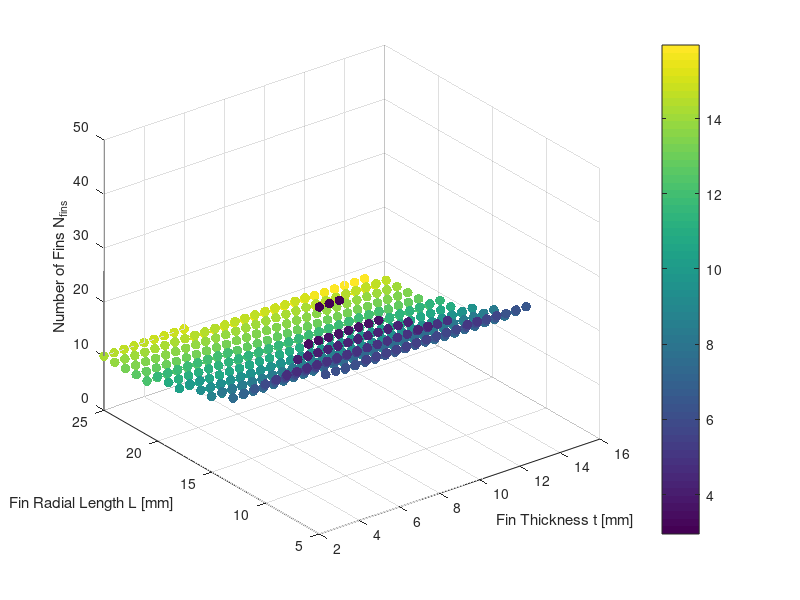

The MATLAB script that drew this image: (Note: this script raises an error after producing the figure.)
%% Forced Convection Fin Heat Rejection — Motor Cooling Design
%
%  Additional Given Parameters (beyond Problem 2)
%  -----------------------------------------------------------------------
%  Subsystem      | Quantity                        | Symbol      | Value
%  -----------------------------------------------------------------------
%  Flow           | Free-stream velocity            | U_inf       | 10 m/s
%  Air at T_f     | Density                         | rho_fluid   | 1.127 kg/m^3
%  Air at T_f     | Dynamic viscosity               | mu_fluid    | 1.96e-5 Pa*s
%  Air at T_f     | Thermal conductivity            | k_fluid     | 0.028 W/(m*K)
%  Air at T_f     | Specific heat                   | c_p_fluid   | 1007 J/(kg*K)
%  -----------------------------------------------------------------------
%
%  All other parameters identical to Problem 2:
%  -----------------------------------------------------------------------
%  Heat load      | Motor input power               | P_motor     | 2000 W
%  Heat load      | Motor efficiency                | eta_motor   | 0.94
%  Heat load      | Required heat rejection         | q_required  | 120 W
%  Temperatures   | Base temperature                | T_b         | 80 °C
%  Temperatures   | Ambient air temperature         | T_inf       | 20 °C
%  Material       | Fin thermal conductivity (Al)   | k_fin       | 200 W/(m*K)
%  Geometry       | Motor outer diameter            | D           | 0.15 m
%  Geometry       | Motor axial length (= fin width)| w           | 0.15 m
%  Constraint     | Minimum fin spacing             | s_min       | 0.008 m
%  Search         | Fin thickness range             | t_range     | 0.002:0.0005:0.015 m
%  Search         | Fin radial length range         | L_range     | 0.005:0.001:0.025 m
%  -----------------------------------------------------------------------
%
%  Forced Convection Equations (F1-F5, evaluated once before sweep)
%  -----------------------------------------------------------------------
%  F1  | Film temperature                          | T_f = (T_b + T_inf) / 2
%  F2  | Reynolds number                           | Re_w = (rho_fluid * U_inf * w) / mu_fluid
%  F3  | Prandtl number                            | Pr = (c_p_fluid * mu_fluid) / k_fluid
%  F4a | Nusselt (laminar, Re_w <= 5e5)            | Nu_w = 0.664 * Re_w^(1/2) * Pr^(1/3)
%  F4b | Nusselt (turbulent w/ laminar LE, Re_w>5e5)| Nu_w = (0.037*Re_w^0.8 - 871) * Pr^(1/3)
%  F5  | Forced convection coefficient             | h_forced = (Nu_w * k_fluid) / w
%  -----------------------------------------------------------------------
%
%  Fin Design Equations (E1-E11, with h = h_forced)
%  -----------------------------------------------------------------------
%  E1  | Motor circumference              | P_max = pi * D
%  E2  | Fin cross-section area           | A_c   = w * t
%  E3  | Fin perimeter                    | P     = 2 * (w + t)
%  E4  | Fin parameter                    | m     = sqrt((P / A_c) * (h / k_fin))
%  E5  | Optimality indicator             | mL    = m * L
%  E6  | Heat per fin                     | q_fin = (T_b - T_inf) * sqrt(P * A_c * h * k_fin) * tanh(mL)
%  E7  | Number of fins (nearest even int)| N_fins = 2 * ceil(ceil(q_required / q_fin) / 2)
%  E8  | Total heat rejected              | q_total = N_fins * q_fin
%  E9  | Perimeter usage fraction         | perimeterUse = (N_fins * t) / P_max
%  E10 | Fin-to-fin spacing               | Space = (P_max / N_fins) - t
%  E11 | Fin efficiency                   | eta_f = tanh(mL) / mL
%  -----------------------------------------------------------------------

%% Given Parameters (Problem 2, unchanged)
P_motor   = 2000;         % Motor input power                  [W]
eta_motor = 0.94;         % Motor efficiency                   [-]
q_required = (1 - eta_motor) * P_motor;  % Required heat rejection [W]
T_b       = 80;           % Base temperature                   [°C]
T_inf     = 20;           % Ambient air temperature            [°C]
k_fin     = 200;          % Fin thermal conductivity (Al)      [W/(m*K)]
D         = 0.15;         % Motor outer diameter               [m]
w         = 0.15;         % Motor axial length (= fin width)   [m]
s_min     = 0.008;        % Minimum fin spacing                [m]
t_range   = 0.002:0.0005:0.015;  % Fin thickness range         [m]
L_range   = 0.005:0.001:0.025;   % Fin radial length range     [m]

%% Additional Given Parameters (Forced Convection)
U_inf     = 10;           % Free-stream velocity               [m/s]
rho_fluid = 1.127;        % Air density at T_f                 [kg/m^3]
mu_fluid  = 1.96e-5;      % Air dynamic viscosity at T_f       [Pa*s]
k_fluid   = 0.028;        % Air thermal conductivity at T_f    [W/(m*K)]
c_p_fluid = 1007;         % Air specific heat at T_f           [J/(kg*K)]

%% Forced Convection Equations (F1-F5)

% F1 - Film temperature [°C]
T_f = (T_b + T_inf) / 2;

% F2 - Reynolds number [-]
Re_w = (rho_fluid * U_inf * w) / mu_fluid;

% F3 - Prandtl number [-]
Pr = (c_p_fluid * mu_fluid) / k_fluid;

% F4 - Nusselt number [-]
if Re_w <= 5e5
    Nu_w = 0.664 * Re_w^(1/2) * Pr^(1/3);
    flow_regime = 'laminar (Re_w <= 5e5)';
else
    Nu_w = (0.037 * Re_w^0.8 - 871) * Pr^(1/3);
    flow_regime = 'turbulent w/ laminar LE (Re_w > 5e5)';
end

% F5 - Forced convection coefficient [W/(m^2*K)]
h_forced = (Nu_w * k_fluid) / w;

% Set h = h_forced for the fin design sweep
h = h_forced;

%% Design Search Loop
% E1 - Motor circumference [m]
P_max = pi * D;

% Conversion factor
m2in = 39.3701;

for i = 1:length(t_range)
    for j = 1:length(L_range)

        t = t_range(i);
        L = L_range(j);

        % E2 - Fin cross-section area [m^2]
        A_c = w * t;

        % E3 - Fin perimeter [m]
        P = 2 * (w + t);

        % E4 - Fin parameter [1/m]
        m = sqrt((P / A_c) * (h / k_fin));

        % E5 - Optimality indicator [-]
        mL = m * L;

        % E6 - Heat per fin [W]
        q_fin = (T_b - T_inf) * sqrt(P * A_c * h * k_fin) * tanh(mL);

        % E7 - Number of fins (nearest even integer) [-]
        N_fins = 2 * ceil(ceil(q_required / q_fin) / 2);

        % E8 - Total heat rejected [W]
        q_total = N_fins * q_fin;

        % E9 - Perimeter usage fraction [-]
        perimeterUse = (N_fins * t) / P_max;

        % E10 - Fin-to-fin spacing [m]
        Space = (P_max / N_fins) - t;

        % E11 - Fin efficiency [-]
        eta_f = tanh(mL) / mL;

        % Store results
        results(i,j).t             = t;
        results(i,j).L             = L;
        results(i,j).mL            = mL;
        results(i,j).q_fin         = q_fin;
        results(i,j).N_fins        = N_fins;
        results(i,j).q_total       = q_total;
        results(i,j).perimeterUse  = perimeterUse;
        results(i,j).Space         = Space;
        results(i,j).eta_f         = eta_f;

    end
end

%% Feasible Design Filter
feasible = [];
for i = 1:length(t_range)
    for j = 1:length(L_range)
        r = results(i,j);
        if r.perimeterUse < 1.0 && r.Space >= s_min
            feasible = [feasible; r.t, r.L, r.mL, r.q_fin, r.N_fins, ...
                        r.q_total, r.perimeterUse, r.Space, r.eta_f];
        end
    end
end

%% Display Forced Convection Calculation
fprintf('\nForced Convection Coefficient Calculation\n');
fprintf('------------------------------------------\n');
fprintf('Film Temperature       T_f       = %.1f C\n',        T_f);
fprintf('Free Stream Velocity   U_inf     = %.2f m/s\n',      U_inf);
fprintf('Air Density            rho_fluid = %.4f kg/m^3\n',   rho_fluid);
fprintf('Dynamic Viscosity      mu_fluid  = %.4e Pa*s\n',     mu_fluid);
fprintf('Thermal Conductivity   k_fluid   = %.4f W/mK\n',     k_fluid);
fprintf('Specific Heat          cp_fluid  = %.1f J/kgK\n',    c_p_fluid);
fprintf('Reynolds Number        Re_w      = %.3e\n',          Re_w);
fprintf('Prandtl Number         Pr        = %.4f\n',          Pr);
fprintf('Flow Regime                      = %s\n',            flow_regime);
fprintf('Nusselt Number         Nu_w      = %.4f\n',          Nu_w);
fprintf('Forced Convection h    h_forced  = %.4f W/m^2K\n',   h_forced);

%% Display Problem Parameters
fprintf('\nProblem Parameters\n');
fprintf('------------------\n');
fprintf('Motor Power            P_motor     = %d W\n',            P_motor);
fprintf('Motor Efficiency       eta_motor   = %.2f\n',            eta_motor);
fprintf('Required Heat Removal  q_Required  = %.2f W  [= (1 - eta) * P_motor]\n', q_required);
fprintf('Base Temperature       T_b         = %.1f C\n',          T_b);
fprintf('Ambient Temperature    T_inf       = %.1f C\n',          T_inf);
fprintf('Temperature Difference T_b-T_inf   = %.1f C\n',          T_b - T_inf);
fprintf('Fin Conductivity       k_fin       = %.1f W/mK\n',       k_fin);
fprintf('Fin Width (motor axis) w           = %.4f m  (%.4f in)\n', w, w*m2in);
fprintf('Motor Diameter         D           = %.4f m  (%.4f in)\n', D, D*m2in);
fprintf('Motor Circumference    Pmax        = %.4f m  (%.4f in)\n', P_max, P_max*m2in);
fprintf('Min Fin Spacing        smin        = %.4f m  (%.4f in)\n', s_min, s_min*m2in);
fprintf('Thickness Range        t_range     = [%.4f : %.4f] m\n',  t_range(1), t_range(end));
fprintf('Length Range           L_range     = [%.4f : %.4f] m\n',  L_range(1), L_range(end));
fprintf('Convection Coeff       h_forced    = %.4f W/m^2K\n',     h_forced);
fprintf('Total Feasible Designs             = %d\n',               size(feasible,1));
fprintf('Maximum q_fin (feasible designs)   = %.4f W\n',           feasible(1,4));


%% Plot 1: Feasible Designs Only
figure;
scatter3(feasible(:,1)*1e3, feasible(:,2)*1e3, feasible(:,5), 50, feasible(:,4), 'filled');
xlabel('Fin Thickness t [mm]');
ylabel('Fin Radial Length L [mm]');
zlabel('Number of Fins N_{fins}');
c = colorbar;
c.Label.String = 'Heat per Fin q_{fin} [W]';
colormap(jet);
title('Feasible Designs: N_{fins} vs (t, L), colored by q_{fin}');
view(135, 30);
grid on;

%% Plot 2: Full Design Space (infeasible gray, feasible colored)
t_mat = zeros(length(t_range), length(L_range));
L_mat = zeros(length(t_range), length(L_range));
N_mat = zeros(length(t_range), length(L_range));
q_mat = zeros(length(t_range), length(L_range));
feas_forc = false(length(t_range), length(L_range));

for i = 1:length(t_range)
    for j = 1:length(L_range)
        r = results(i,j);
        t_mat(i,j) = r.t;
        L_mat(i,j) = r.L;
        N_mat(i,j) = r.N_fins;
        q_mat(i,j) = r.q_fin;
        feas_forc(i,j) = (r.perimeterUse < 1.0) && (r.Space >= s_min);
    end
end

infeas_mask = ~feas_forc;

figure;
scatter3(t_mat(infeas_mask)*1e3, L_mat(infeas_mask)*1e3, N_mat(infeas_mask), ...
         15, [0.6 0.6 0.6], 'o');
hold on;
scatter3(t_mat(feas_forc)*1e3, L_mat(feas_forc)*1e3, N_mat(feas_forc), ...
         50, q_mat(feas_forc), 'filled');
xlabel('Fin Thickness t [mm]');
ylabel('Fin Radial Length L [mm]');
zlabel('Number of Fins N_{fins}');
c = colorbar;
c.Label.String = 'Heat per Fin q_{fin} [W]';
colormap(jet);
title('Full Design Space: Feasible (colored) vs Infeasible (gray)');
view(135, 30);
grid on;
hold off;

%% Plot showing natural vs forced convection design space
% feas_nat  = feasibility mask from Problem 2 (h = 10)
% feas_forc = feasibility mask from Problem 3 (h = h_forced)
feas_nat = feas_mask;
both_infeas = ~feas_nat & ~feas_forc;
nat_only    = feas_nat;              % feasible under natural convection
new_forced  = feas_forc & ~feas_nat; % gained by forced convection

figure;
scatter3(t_mat(both_infeas)*1e3, L_mat(both_infeas)*1e3, N_mat(both_infeas), ...
         15, [0.6 0.6 0.6], 'o');
hold on;
scatter3(t_mat(nat_only)*1e3, L_mat(nat_only)*1e3, N_mat(nat_only), ...
         40, [0.2 0.4 0.8], 'filled');
scatter3(t_mat(new_forced)*1e3, L_mat(new_forced)*1e3, N_mat(new_forced), ...
         50, [0.9 0.2 0.2], 'filled');
xlabel('Fin Thickness t [mm]');
ylabel('Fin Radial Length L [mm]');
zlabel('Number of Fins N_{fins}');
legend('Infeasible', 'Feasible (natural)', 'Newly feasible (forced)', ...
       'Location', 'best');
title('Design Space: Natural vs Forced Convection');
view(135, 30);
grid on;
hold off;

%% Plot: Natural vs Forced Convection Feasibility Comparison (2D)
figure;

% Infeasible in both — gray
both_infeas = ~feas_nat & ~feas_forc;
scatter(t_mat(both_infeas)*1e3, L_mat(both_infeas)*1e3, ...
        15, [0.6 0.6 0.6], 'o');
hold on;

% Feasible under forced convection — colored by q_fin
scatter(t_mat(feas_forc)*1e3, L_mat(feas_forc)*1e3, ...
        50, q_mat(feas_forc), 'filled');

% Natural convection feasibility boundary
contour(t_range*1e3, L_range*1e3, double(feas_nat)', [0.5 0.5], ...
        'k-', 'LineWidth', 2);

% Forced convection feasibility boundary
contour(t_range*1e3, L_range*1e3, double(feas_forc)', [0.5 0.5], ...
        'r--', 'LineWidth', 2);

xlabel('Fin Thickness t [mm]');
ylabel('Fin Radial Length L [mm]');
c = colorbar;
c.Label.String = 'Heat per Fin q_{fin} [W]';
colormap(jet);
legend('Infeasible', 'Feasible (forced)', ...
       'Natural convection boundary', 'Forced convection boundary', ...
       'Location', 'best');
title('Design Space: Natural vs Forced Convection');
grid on;
hold off;


%% Plot: Natural vs Forced Convection Feasibility Comparison (2D, 3 views)
figure;

%--- Subplot 1: Thickness vs Length ---
subplot(1,3,1);
scatter(t_mat(both_infeas)*1e3, L_mat(both_infeas)*1e3, ...
        15, [0.6 0.6 0.6], 'o');
hold on;
scatter(t_mat(feas_forc)*1e3, L_mat(feas_forc)*1e3, ...
        50, q_mat(feas_forc), 'filled');
contour(t_range*1e3, L_range*1e3, double(feas_nat)', [0.5 0.5], ...
        'k-', 'LineWidth', 2);
contour(t_range*1e3, L_range*1e3, double(feas_forc)', [0.5 0.5], ...
        'r--', 'LineWidth', 2);
xlabel('Fin Thickness t [mm]');
ylabel('Fin Radial Length L [mm]');
title('t vs L');
grid on;
hold off;

%--- Subplot 2: Length vs N_fins ---
subplot(1,3,2);
scatter(L_mat(both_infeas)*1e3, N_mat(both_infeas), ...
        15, [0.6 0.6 0.6], 'o');
hold on;
scatter(L_mat(feas_forc)*1e3, N_mat(feas_forc), ...
        50, q_mat(feas_forc), 'filled');
xlabel('Fin Radial Length L [mm]');
ylabel('Number of Fins N_{fins}');
title('L vs N_{fins}');
grid on;
hold off;

%% Plot: Natural vs Forced Convection Feasibility Comparison (2D, 3 views)
figure;

%--- Subplot 1: Thickness vs Length ---
subplot(1,3,1);
scatter(t_mat(both_infeas)*1e3, L_mat(both_infeas)*1e3, ...
        15, [0.6 0.6 0.6], 'o');
hold on;
scatter(t_mat(feas_forc)*1e3, L_mat(feas_forc)*1e3, ...
        50, q_mat(feas_forc), 'filled');
contour(t_range*1e3, L_range*1e3, double(feas_nat)', [0.5 0.5], ...
        'k-', 'LineWidth', 2);
contour(t_range*1e3, L_range*1e3, double(feas_forc)', [0.5 0.5], ...
        'r--', 'LineWidth', 2);
xlabel('Fin Thickness t [mm]');
ylabel('Fin Radial Length L [mm]');
title('t vs L');
grid on;
hold off;

%--- Subplot 2: Length vs N_fins ---
subplot(1,3,2);
scatter(L_mat(both_infeas)*1e3, N_mat(both_infeas), ...
        15, [0.6 0.6 0.6], 'o');
hold on;
scatter(L_mat(feas_forc)*1e3, N_mat(feas_forc), ...
        50, q_mat(feas_forc), 'filled');
xlabel('Fin Radial Length L [mm]');
ylabel('Number of Fins N_{fins}');
title('N_{fins} vs Fin Length');
grid on;
hold off;

%--- Subplot 3: Thickness vs N_fins ---
subplot(1,3,3);
scatter(t_mat(both_infeas)*1e3, N_mat(both_infeas), ...
        15, [0.6 0.6 0.6], 'o');
hold on;
scatter(t_mat(feas_forc)*1e3, N_mat(feas_forc), ...
        50, q_mat(feas_forc), 'filled');
xlabel('Fin Thickness t [mm]');
ylabel('Number of Fins N_{fins}');
title('N_{fins} vs Fin Thickness');
grid on;
hold off;

% Shared colorbar
c = colorbar;
c.Label.String = 'Heat per Fin q_{fin} [W]';
colormap(jet);
% Shared colorbar
c = colorbar;
c.Label.String = 'Heat per Fin q_{fin} [W]';
colormap(jet);


%% Top 10 Designs and Best Design Summary
% Sort feasible designs by descending q_fin
feasible = sortrows(feasible, -4);

fprintf('\n========================================================================\n');
fprintf('  TOP 10 DESIGNS - Ranked by Descending q_fin\n');
fprintf('========================================================================\n');
fprintf('%-6s %-10s %-10s %-10s %-10s %-8s %-8s %-8s %-10s %-10s\n', ...
        'Rank', 't[m]', 't[in]', 'L[m]', 'L[in]', 'N_fins', '%Perim', 'eta_f%', 'Space[m]', 'q_fin[W]');
fprintf('------------------------------------------------------------------------------\n');

N_top = min(10, size(feasible,1));
for k = 1:N_top
    fprintf('%-6d %-10.4f %-10.4f %-10.4f %-10.4f %-8d %-8.2f %-8.2f %-10.4f %-10.4f\n', ...
            k, ...
            feasible(k,1), feasible(k,1)*m2in, ...
            feasible(k,2), feasible(k,2)*m2in, ...
            feasible(k,5), ...
            feasible(k,7)*100, ...
            feasible(k,9)*100, ...
            feasible(k,8), ...
            feasible(k,4));
end

fprintf('\n========================================================================\n');
fprintf('  BEST DESIGN SUMMARY - Rank 1 (Highest q_fin)\n');
fprintf('========================================================================\n');
b = feasible(1,:);
fprintf('Fin Thickness    t       = %.4f m   (%.4f in)\n',   b(1), b(1)*m2in);
fprintf('Fin Length       L       = %.4f m   (%.4f in)\n',   b(2), b(2)*m2in);
fprintf('Number of Fins   N_fins  = %d\n',                    b(5));
fprintf('Optimality       mL      = %.4f\n',                  b(3));
fprintf('Fin Efficiency   eta_f   = %.2f %%\n',               b(9)*100);
fprintf('Perimeter Used   %%Perim  = %.2f %%\n',              b(7)*100);
fprintf('Fin Spacing      Space   = %.4f m   (%.4f in)\n',   b(8), b(8)*m2in);
fprintf('Heat per Fin     q_fin   = %.4f W\n',                b(4));
fprintf('Total Heat       q_total = %.4f W\n',                b(6));
